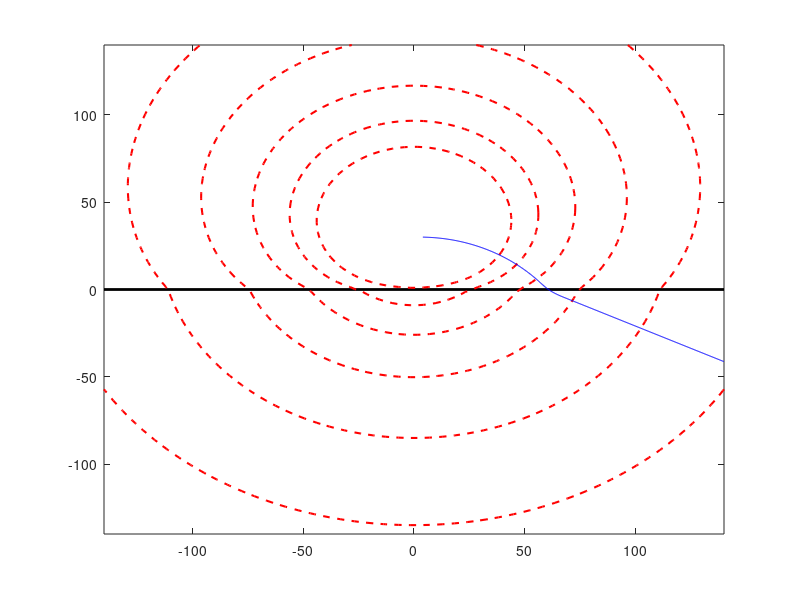

The MATLAB script that drew this image: (Note: this script raises an error after producing the figure.)
%无限长线电荷位于介质中的电场
%假设无限长线电荷位于介质1中,介质1的介电常数为er1=3,介质2的介电常数为er2=8,线电荷线密度为lambda_1=1.6x10^(-19)C/m,
%试求无限长线电荷对在介质中的镜像线电荷的电场强度分布。
clear
clc
r0 = 14; %计算区域
h = 30; %线电荷距原点距离
e0 = 8.85e-12; %真空介电常数
er1 = 3; %介质相对介电常数
er2 = 8; %介质相对介电常数
lambda_1 = 1.6e-19; %线电荷线密度

n = e0*er1 + e0*er2; 
lambda_2 = ((e0*er1 - e0*er2)/n)*lambda_1; %计算介质1的场时，在介质2中的镜像线电荷线密度
lambda_3 = (2*e0*er2/n)*lambda_1; %计算介质2的场时，在介质1中的镜像线电荷线密度
%下半部分的等效单位线电荷
r = 140; %最大电势点的半径
rf = 1000;%设定电势0点
u0 = lambda_1 * log(rf/r) / (2 * pi * e0 * 6); % 算出最小的电势
u = linspace(1, 2, 6) * u0; % 求出各条等势线的电势大小

Np = 100; % 将 X 坐标分成 100 等份
x = linspace(-r, r, Np); % 在直角坐标中形成网格坐标
[X, Y] = meshgrid(x);
U = zeros(Np); % 初始化 U

r1 = sqrt(X.^2 + (Y - h).^2);
r2 = sqrt(X.^2 + (Y + h).^2);
r3 = sqrt(X.^2 + (Y - h).^2);

m1 = 2 * pi * e0 * er1; % 介质 1 中 2 * pi * 介电常数
m2 = 2 * pi * e0 * er2; % 介质 1 中 2 * pi * 介电常数

%当考虑空间中同时存在两种介质时

for i=1:Np
    for j =1:Np
        if Y(i,j) >= 0 %介质1区域
            U(i,j) = lambda_1 * log(rf/r1(i,j))/m1 + lambda_2 * log(rf/r2(i,j))/m1;
        else %介质2区域
            U(i,j) = lambda_3 * log(rf/r3(i,j))/m2;
        end
    end
end
division = plot([-r, r], [0, 0], 'k', 'LineWidth', 2); % 介质分界面 
hold on;
contour(X, Y, U, u, 'r--','linewidth',1.5); % 绘制等势线
hold on;
[Ex, Ey] = gradient(-U); % 计算电场分量
% 步骤三：绘制电力线
% 步骤三：绘制电力线
Ne = 21; % 电力线条数
t = linspace(0, 2*pi, Ne); % 确定电场线角度步进
rd = 4; % 电场线起点半径
start_x1 = rd * cos(t); % 电场线起点 x 坐标
start_y1 = h + rd * sin(t); % 电场线起点 y
for i = 1:Ne
    he = streamline(X, Y, Ex, Ey, start_x1(i), start_y1(i)); % 计算电场线
    hold on
    arrowPlot(he.XData, he.YData, 'number', 1, 'color', 'b', 'LineWidth', 2); % 绘制带箭头电场线
    hold on
end
% 步骤四：绘制线电荷位置
axis equal
hold on
plot(0,h,'ro',0,h,'r+','MarkerSize',12,'LineWidth',2);%线电荷位置
patch([-r,-r,r,r],[-r,0,0,-r],'b','FaceAlpha',0.25);%介质2区域填充颜色
patch([-r,-r,r,r],[0,r,r,0],'g','FaceAlpha',0.25);%介质1区域填充颜色
text(-45,50,'介质1','FontSize',12);
text(-55,-40,'介质2','FontSize',12);
hold on
xlabel('x ');
ylabel('y ');
title('无限长线电荷位于两种介质中的电场分布');